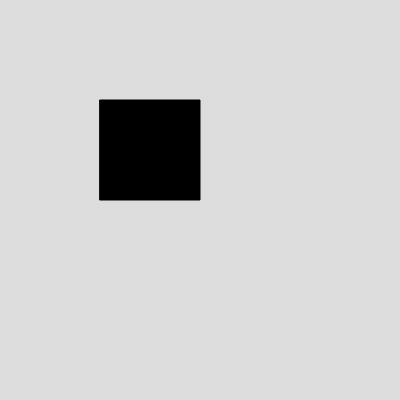
Frame 1 (no input)
Frame 60 (no input): identical to frame 1, image omitted
Frame 120 (the mouse pressed at the canvas centre since frame 60): identical to frame 1, image omitted

The p5.js sketch that drew this single still picture (run headless with seeded random() and noise() and a simulated clock; from frame 60 on, the mouse is pressed at the canvas centre):

// p5.js sketch
// ── sketch.js
function setup() {
  createCanvas(400, 400);
}

function draw() {
  background(220);
  fill(0)
  rect(100,100,100,100)
}
